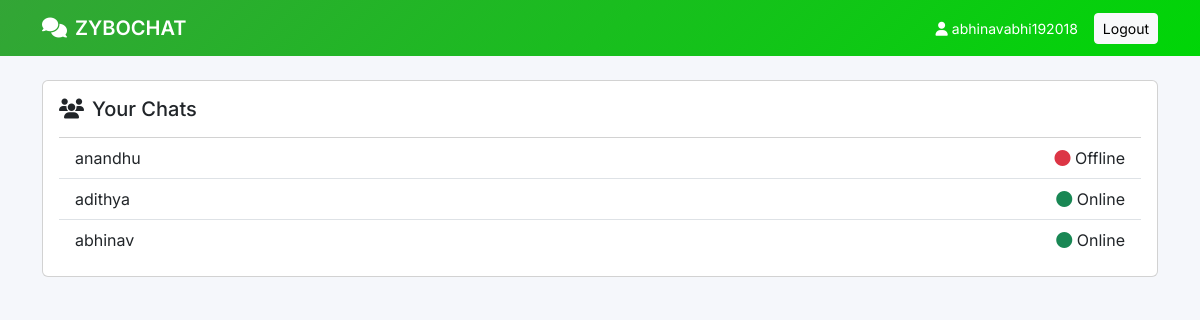
The page /users/ (signed in) on the database its author committed.
### app/models.py (models this page shows, shortened)
class User(AbstractBaseUser, PermissionsMixin):
    email = models.EmailField(unique=True)
    username = models.CharField(max_length=150)
    is_active = models.BooleanField(default=True)
    is_staff = models.BooleanField(default=False)
    is_online = models.BooleanField(default=False)
    last_seen = models.DateTimeField(default=timezone.now)
    date_joined = models.DateTimeField(default=timezone.now)
    objects = UserManager()
    USERNAME_FIELD = "email"
    REQUIRED_FIELDS = ["username"]

### app/views.py (the view)
# urls.py: path("users/", user_list, name="user_list"),
@login_required
def user_list(request):
    users = User.objects.exclude(id=request.user.id)
    return render(request, "user_list.html", {"users": users})

### app/templates/user_list.html (shortened to what this page needs)
{% extends 'base.html' %}
{% block content %}
<div class="card p-3">
    <h5 class="mb-3"><i class="fa-solid fa-users me-2"></i>Your Chats</h5>
    <div class="list-group list-group-flush" id="users-list">
        {% for u in users %}
        <a href="{% url 'chat' u.id %}"
            class="list-group-item list-group-item-action d-flex justify-content-between align-items-center"
            data-user-id="{{ u.id }}">
            <div class="d-flex align-items-center gap-3">
                <div>
                    {{ u.username }}
                </div>
            </div>
            <span class="user-status" data-status-user-id="{{ u.id }}">
                {% if u.is_online %}
                <i class="fa-solid fa-circle text-success status-dot"></i> Online
                {% else %}
                <i class="fa-solid fa-circle text-danger status-dot"></i> Offline
                {% endif %}
            </span>
        </a>
        {% endfor %}
    </div>
</div>
{% endblock %}

### app/templates/base.html (shortened to what this page needs)
<!DOCTYPE html>
{% load static %}
<html lang="en">
<head>
    <link href="https://cdn.jsdelivr.net/npm/bootstrap@5.3.3/dist/css/bootstrap.min.css" rel="stylesheet">
    <link href="https://cdnjs.cloudflare.com/ajax/libs/font-awesome/6.5.1/css/all.min.css" rel="stylesheet">
    <link rel="stylesheet" href="{% static 'css/style.css' %}">
</head>
<body>
    <nav class="navbar navbar-expand-lg navbar-dark app-navbar">
        <div class="container">
            <a class="navbar-brand fw-semibold" href="/users/">
                <i class="fa-solid fa-comments me-2"></i>ZYBOCHAT
            </a>
            <div class="ms-auto d-flex align-items-center gap-3">
                {% if user.is_authenticated %}
                <span class="text-white small">
                    <i class="fa-solid fa-user"></i> {{ user.username }}
                </span>
                <a href="{% url 'logout' %}" class="btn btn-sm btn-light">
                    Logout
                </a>
                {% endif %}
            </div>
        </div>
    </nav>
    <div class="container py-4">
        {% block content %}{% endblock %}
    </div>
</body>
</html>

### static/css/style.css (style rules this page uses)
body { font-family: "Inter", sans-serif; background: #f5f7fb; }
.app-navbar { background: linear-gradient(135deg, #33a536, #00d607); }

### rows shown on the page
User: username "abhinavabhi192018"
User: username "anandhu", is_online False (drawn)
User: username "adithya", is_online True (drawn)
User: username "abhinav", is_online True (drawn)
